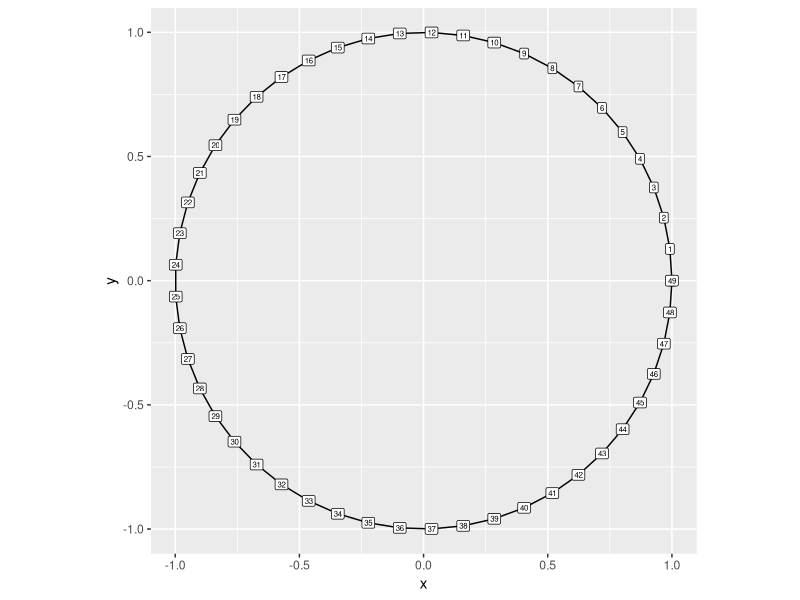
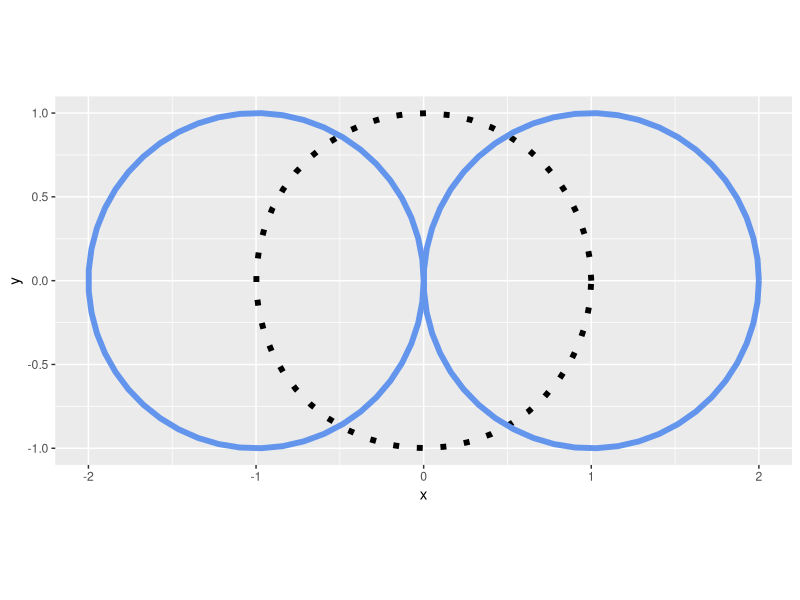
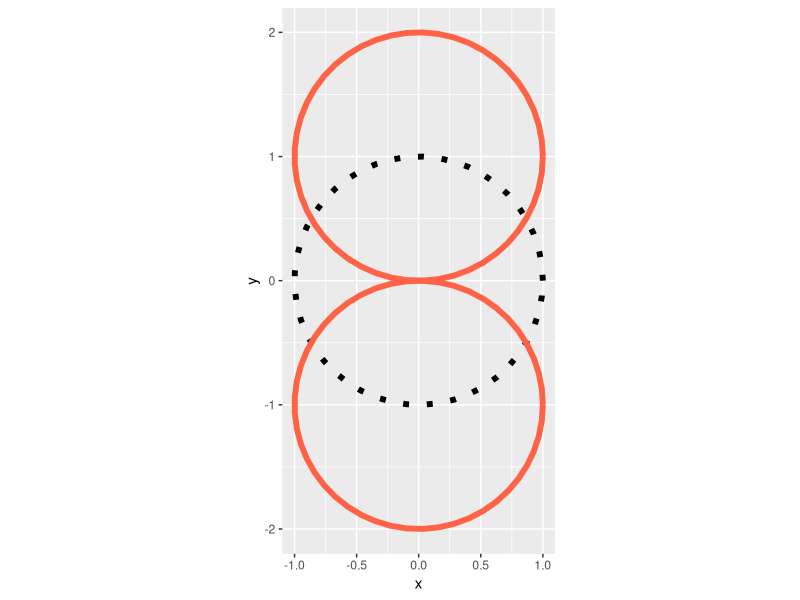
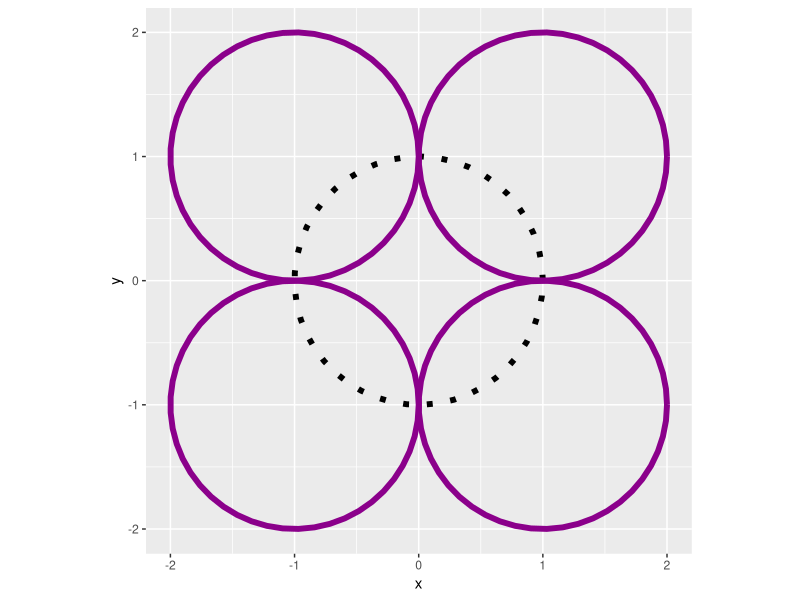
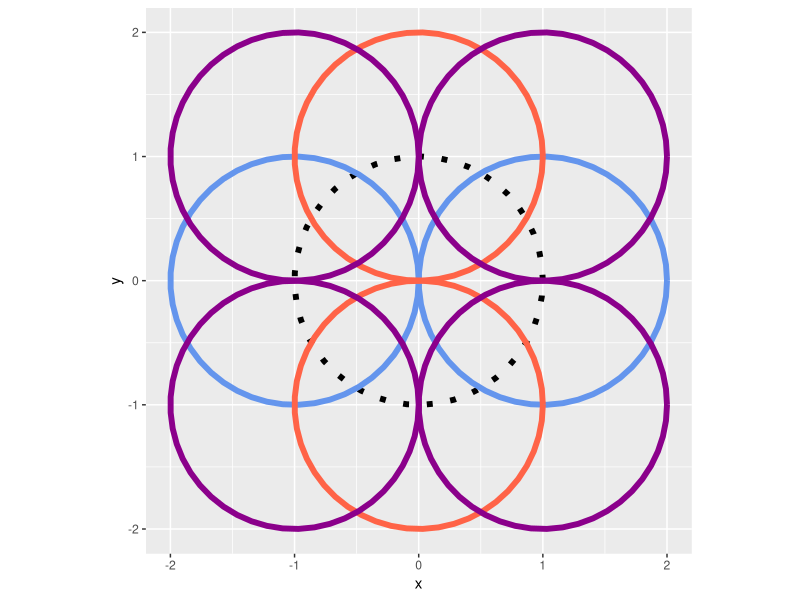
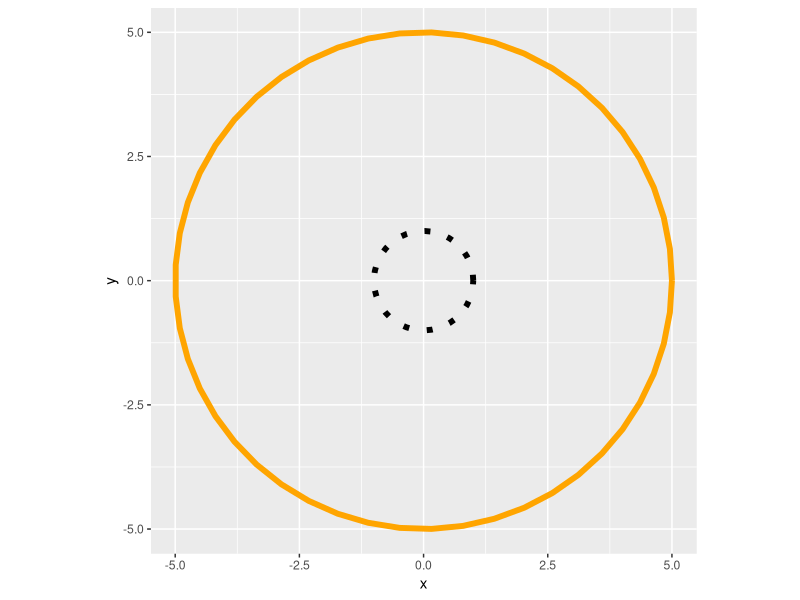
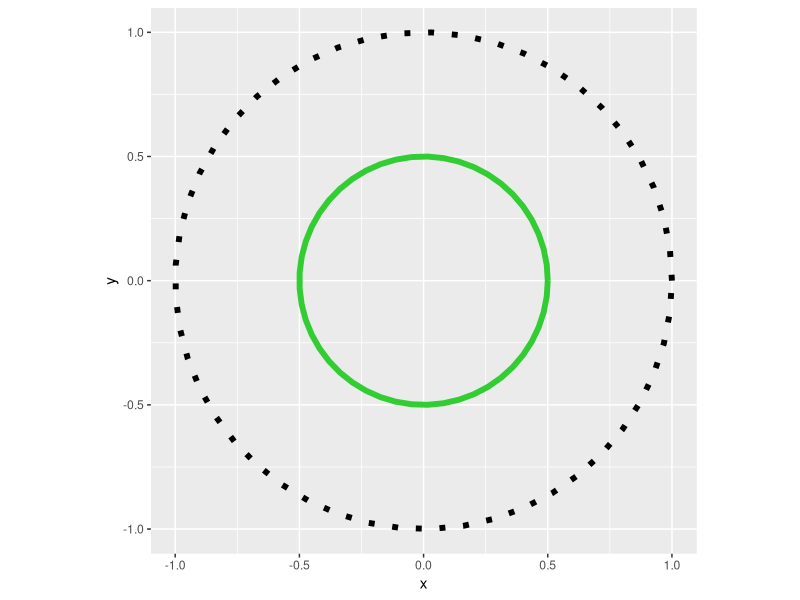
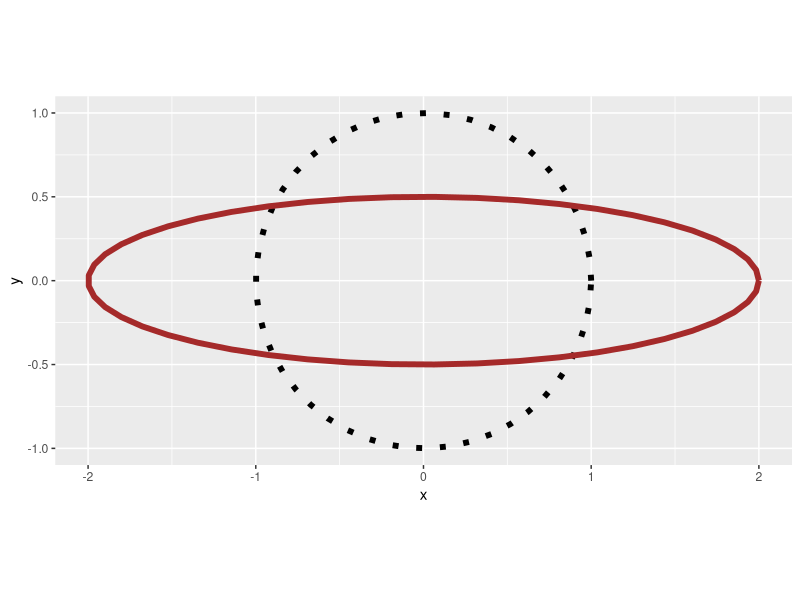

R code for these plots, in order:
## ---- chunk 1
library(ggplot2) #For plotting
library(tibble) #For cleaner df manipulation (base can be used)

#Step 1====
#Setting 50 points (slices) that lie in a circle#
angle_n <- 50

#Step 2====
#Calculating angle_n angles/points within a circle#
theta <- seq(from = 0,
             to = 2 * pi, 
             length = angle_n)

#Step 3====
#Creating a dataframe or corresponding x and y values for the circle using theta
circle_df <- tibble(x = cos(theta),
                    y = sin(theta),
                    label = 0:(angle_n-1))

#Step 4 and 5====
#Plotting the circle
circle_df |>
  ggplot(aes(x,y, label = label)) +
  geom_path() +
  geom_label(size = 2) + #labels added for learning/comparative purposes
  coord_equal()

## ---- chunk 2
library(purrr) #For list manipulation
library(dplyr) #for data wrangling

#Moving the unit circle horizontally by 1 left (subtract) and right (addition)
trans_values <- c(-1,1)
trans_directions <- c("left", "right")

horizontal_trans <- map2_df(trans_values, trans_directions, ~circle_df |>
                              mutate(x = x + .x,
                                     direction = .y)
                            )

horizontal_trans |>
  ggplot(aes(x,y, group = direction)) +
  geom_path(data = circle_df, aes(x,y), 
            linetype = 3,
            linewidth = 2,
            inherit.aes = FALSE) +
  geom_path(color = "cornflowerblue",
            linewidth = 2) +
  coord_equal()
  

## ---- chunk 3

#Moving the unit circle vertically by 1 down (subtract) and up (addition)
trans_values <- c(-1,1)
trans_directions <- c("down", "up")

vertical_trans <- map2_df(trans_values, trans_directions, ~circle_df |>
                              mutate(y = y + .x,
                                     direction = .y)
                            )

vertical_trans |>
  ggplot(aes(x,y, group = direction)) +
  geom_path(data = circle_df, aes(x,y), 
            linetype = 3,
            linewidth = 2,
            inherit.aes = FALSE) +
  geom_path(color = "tomato",
            linewidth = 2) +
  coord_equal()
  

## ---- chunk 4

#Moving the unit circle diagonally by 1 in all four main quadrants.
trans_xvalues <- c(-1,1,-1,1)
trans_yvalues <- c(-1,1,1,-1)

trans_directions <- c("down-left", "up-right", "up-left", "down-right")

circle_options <- list(trans_xvalues,
                       trans_yvalues,
                       trans_directions)

diagonal_trans <- pmap_df(circle_options, ~circle_df |>
                            mutate(x = x + ..1,
                                   y = y + ..2,
                                   direction = ..3)
)

diagonal_trans |>
  ggplot(aes(x,y, group = direction)) +
  geom_path(data = circle_df, aes(x,y), 
            linetype = 3,
            linewidth = 2,
            inherit.aes = FALSE) +
  geom_path(color = "darkmagenta",
            linewidth = 2) +
  coord_equal()
  

## ---- chunk 5

circle_df |>
  ggplot(aes(x,y)) +
  geom_path(linetype = 3,
            linewidth = 2) +
    geom_path(data = horizontal_trans, aes(x,y, group = direction),
            color = "cornflowerblue",
            linewidth = 2,
            inherit.aes = FALSE) +
    geom_path(data =vertical_trans, aes(x,y, group = direction),
            color = "tomato",
            linewidth = 2,
            inherit.aes = FALSE)  +
  geom_path(data = diagonal_trans, aes(x,y, group = direction),
            color = "darkmagenta",
            linewidth = 2,
            inherit.aes = FALSE) +
  coord_equal()


## ---- chunk 6

#Increasing the size of the circle by 5 units on both the x and y axis - multiplying.
trans_value <- 5


multi_trans <- map_df(trans_value, ~circle_df |>
                            mutate(x = x * .x,
                                   y = y * .x)
)

multi_trans |>
  ggplot(aes(x,y)) +
  geom_path(data = circle_df, aes(x,y), 
            linetype = 3,
            linewidth = 2,
            inherit.aes = FALSE) +
  geom_path(color = "orange",
            linewidth = 2) +
  coord_equal()
  

## ---- chunk 7

#Decreasing the size of the circle by 1/2 units on both the x and y axis - dividing.
trans_value <- 2


div_trans <- map_df(trans_value, ~circle_df |>
                            mutate(x = x / .x,
                                   y = y / .x)
)

div_trans |>
  ggplot(aes(x,y)) +
  geom_path(data = circle_df, aes(x,y), 
            linetype = 3,
            linewidth = 2,
            inherit.aes = FALSE) +
  geom_path(color = "limegreen",
            linewidth = 2) +
  coord_equal()


## ---- chunk 8

#Decreasing the size of the circle by 1/2 units on both the x and y axis - dividing.
trans_value <- 2


combo_trans1 <- map_df(trans_value, ~circle_df |>
                            mutate(x = x * .x,
                                   y = y / .x)
)

combo_trans1 |>
  ggplot(aes(x,y)) +
  geom_path(data = circle_df, aes(x,y), 
            linetype = 3,
            linewidth = 2,
            inherit.aes = FALSE) +
  geom_path(color = "brown",
            linewidth = 2) +
  coord_equal()


## ---- chunk 9

#Increasing the size of the circle by 2 on the x axis (multiplying)
#Decreasing the size of the circle by 1/6 units on the y axis - dividing.
trans_valuex <- 2
trans_valuey <- 6


combo_trans2 <- map2_df(trans_valuex, trans_valuey, ~circle_df |>
                            mutate(x = x * .x,
                                   y = y / .y)
)

combo_trans2 |>
  ggplot(aes(x,y)) +
  geom_path(data = circle_df, aes(x,y), 
            linetype = 3,
            linewidth = 2,
            inherit.aes = FALSE) +
  geom_path(color = "magenta",
            linewidth = 2) +
  coord_equal()


## ---- chunk 10

circle_df |>
  ggplot(aes(x,y)) +
  geom_path(linetype = 3,
            linewidth = 2
            ) +
  geom_path(data = multi_trans,
            color = "orange",
            linewidth = 2
            ) +
  geom_path(data = div_trans,
            color = "limegreen",
            linewidth = 2
            ) +
  geom_path(data = combo_trans1,
            color = "brown",
            linewidth = 2
            ) +
  geom_path(data = combo_trans2,
            color = "magenta",
            linewidth = 2
            ) +
  coord_equal()


